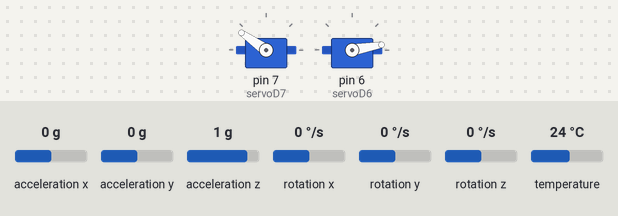
The sketch below on a simulated Arduino Leonardo, built with avr-gcc and run on an emulated ATmega32U4. Parts: 2 × servo. Inputs (shaded band) come from the test bench; at power-on: acceleration x 0 g, acceleration z 1 g, acceleration y 0 g, rotation x 0 °/s, rotation y 0 °/s, rotation z 0 °/s, temperature 24 °C. What the sketch prints to the serial monitor is not drawn.

Above: at 3.5 s.
3.6 s: acceleration x set to -1.4 g
At 4.8 s:
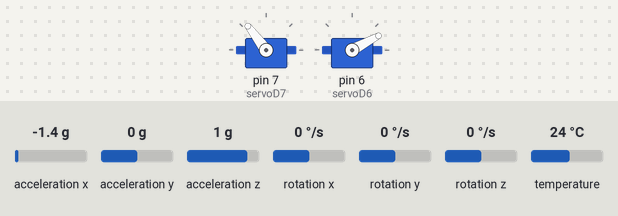
5.1 s: acceleration z set to -1.4 g
At 5.8 s:
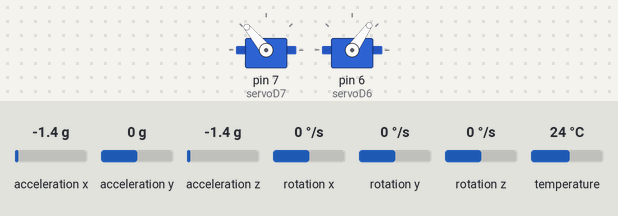
6.6 s: acceleration x set to -0.8 g
At 7.1 s:
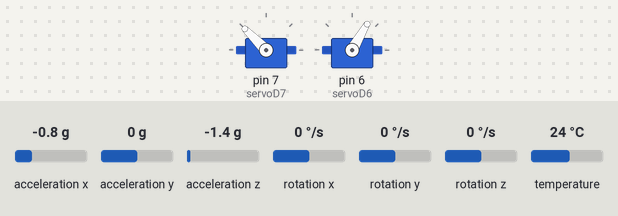
8.1 s: acceleration z set to 0 g
At 9.2 s:
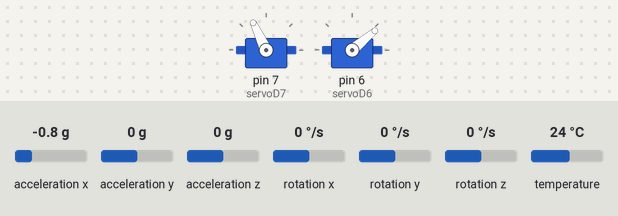
9.6 s: acceleration x set to 0.8 g
At 10.4 s:
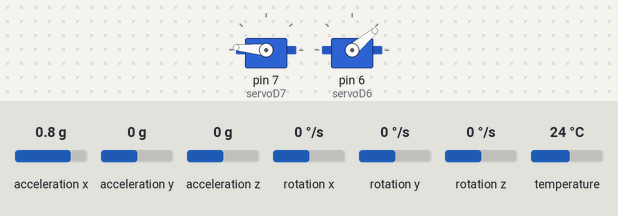
11.1 s: acceleration y set to -1.4 g
At 11.4 s:
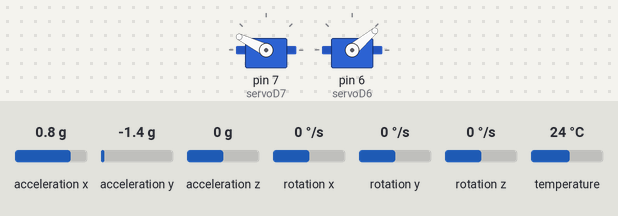
Timing chart, 0 to 13.6 s (numbered marks = the images above; inputs shaded):
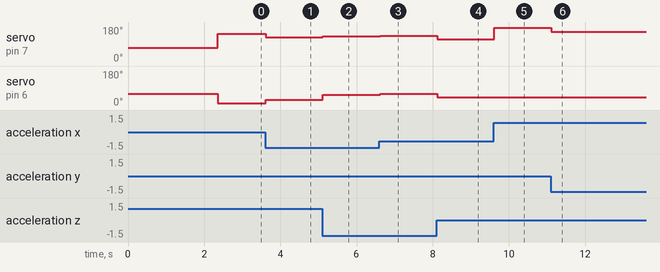

Measured:
- after the input at 3.6 s, servo on pin 7 (servoD7): 145° → 127° at once; servo on pin 6 (servoD6): 10° → 28° at once
- after the input at 5.1 s, servo on pin 7 (servoD7): 127° → 130° at once; servo on pin 6 (servoD6): 28° → 55° at once
- after the input at 6.6 s, servo on pin 7 (servoD7): 130° → 135° at once; servo on pin 6 (servoD6): 55° → 60° at once
- after the input at 8.1 s, servo on pin 7 (servoD7): 135° → 115° at once; servo on pin 6 (servoD6): 60° → 40° at once
- after the input at 9.6 s, servo on pin 7 (servoD7): 115° → 175° at once
- after the input at 11.1 s, servo on pin 7 (servoD7): 175° → 154° at once

The sketch:

thrustvector.ino
```cpp
#include <Adafruit_MPU6050.h>
#include <Adafruit_Sensor.h>
#include <Wire.h>
#include <Servo.h>
#include <math.h>

Adafruit_MPU6050 mpu;

// Offset values for calibration
float offsetX = 0.0;
float offsetY = 0.0;
float offsetZ = 270.0;

Servo servoD7;  // Servo object for pin D5
Servo servoD6;  // Servo object for pin D6

void setup(void) {
  Serial.begin(115200);
  while (!Serial)
    delay(10);  // will pause Zero, Leonardo, etc until serial console opens

  Serial.println("Adafruit MPU6050 test!");

  // Try to initialize!
  if (!mpu.begin()) {
    Serial.println("Failed to find MPU6050 chip");
    while (1) {
      delay(10);
    }
  }
  Serial.println("MPU6050 Found!");

  mpu.setAccelerometerRange(MPU6050_RANGE_8_G);
  Serial.print("Accelerometer range set to: ");
  switch (mpu.getAccelerometerRange()) {
    case MPU6050_RANGE_2_G:
      Serial.println("+-2G");
      break;
    case MPU6050_RANGE_4_G:
      Serial.println("+-4G");
      break;
    case MPU6050_RANGE_8_G:
      Serial.println("+-8G");
      break;
    case MPU6050_RANGE_16_G:
      Serial.println("+-16G");
      break;
  }
  mpu.setGyroRange(MPU6050_RANGE_500_DEG);
  Serial.print("Gyro range set to: ");
  switch (mpu.getGyroRange()) {
    case MPU6050_RANGE_250_DEG:
      Serial.println("+- 250 deg/s");
      break;
    case MPU6050_RANGE_500_DEG:
      Serial.println("+- 500 deg/s");
      break;
    case MPU6050_RANGE_1000_DEG:
      Serial.println("+- 1000 deg/s");
      break;
    case MPU6050_RANGE_2000_DEG:
      Serial.println("+- 2000 deg/s");
      break;
  }

  mpu.setFilterBandwidth(MPU6050_BAND_21_HZ);
  Serial.print("Filter bandwidth set to: ");
  switch (mpu.getFilterBandwidth()) {
    case MPU6050_BAND_260_HZ:
      Serial.println("260 Hz");
      break;
    case MPU6050_BAND_184_HZ:
      Serial.println("184 Hz");
      break;
    case MPU6050_BAND_94_HZ:
      Serial.println("94 Hz");
      break;
    case MPU6050_BAND_44_HZ:
      Serial.println("44 Hz");
      break;
    case MPU6050_BAND_21_HZ:
      Serial.println("21 Hz");
      break;
    case MPU6050_BAND_10_HZ:
      Serial.println("10 Hz");
      break;
    case MPU6050_BAND_5_HZ:
      Serial.println("5 Hz");
      break;
  }

  // Calibrate accelerometer
  calibrateAccelerometer();

  // Attach servos to respective pins
  servoD7.attach(7);  // Pin 5
  servoD6.attach(6);  // Pin 6

  // Set servo initial positions
  servoD7.write(70);
  servoD6.write(60);

  Serial.println("");
  delay(1);
}

void loop() {
  /* Get new sensor events with the readings */
  sensors_event_t a, g, temp;
  mpu.getEvent(&a, &g, &temp);

  /* Apply offset calibration */
  g.gyro.x -= offsetX;
  g.gyro.y -= offsetY;
  g.gyro.z -= offsetZ;

  /* Convert acceleration to degrees */
  float accelX_deg = atan2(a.acceleration.x, sqrt(pow(a.acceleration.y, 2) + pow(a.acceleration.z, 2))) * (180.0 / M_PI);
  float accelY_deg = atan2(a.acceleration.y, sqrt(pow(a.acceleration.x, 2) + pow(a.acceleration.z, 2))) * (180.0 / M_PI);
  float accelZ_deg = atan2(sqrt(pow(a.acceleration.x, 2) + pow(a.acceleration.y, 2)), a.acceleration.z) * (180.0 / M_PI);

  /* Print out the values */
  Serial.print("Acceleration X: ");
  Serial.print(a.acceleration.x);
  Serial.print(" m/s^2, Y: ");
  Serial.print(a.acceleration.y);
  Serial.print(" m/s^2, Z: ");
  Serial.print(a.acceleration.z);
  Serial.println(" m/s^2");

  Serial.print("Rotation X: ");
  Serial.print(g.gyro.x);
  Serial.print(" rad/s, Y: ");
  Serial.print(g.gyro.y);
  Serial.print(" rad/s, Z: ");
  Serial.print(g.gyro.z);
  Serial.println(" rad/s");

  Serial.print("Acceleration X: ");
  Serial.print(accelX_deg);
  Serial.print(" deg, Y: ");
  Serial.print(accelY_deg);
  Serial.print(" deg, Z: ");
  Serial.print(accelZ_deg);
  Serial.println(" deg");

  // Map the acceleration values to servo angles
  int servoAngleD7 = map(accelX_deg, -90, 90, 115, 175);  // Adjusted range for servo on pin 7
  int servoAngleD6 = map(accelZ_deg, 0, 180 , 10, 70);   // Adjusted range for servo on pin 6

  // Set servo positions
  servoD7.write(servoAngleD7);
  servoD6.write(servoAngleD6);

  Serial.print("Servo D7 angle: ");
  Serial.print(servoAngleD7);
  Serial.print(" Servo D6 angle: ");
  Serial.print(servoAngleD6);
  Serial.println();

  Serial.print("Temperature: ");
  Serial.print(temp.temperature);
  Serial.println(" degC");

  delay(0);
}

void calibrateAccelerometer() {
  const uint16_t numSamples = 1000;  // Number of samples to collect for calibration

  float sumX = 0.0;
  float sumY = 0.0;
  float sumZ = 0.0;

  for (uint16_t i = 0; i < numSamples; i++) {
    sensors_event_t a, g, temp;
    mpu.getEvent(&a, &g, &temp);

    sumX += a.acceleration.x;
    sumY += a.acceleration.y;
    sumZ += a.acceleration.z;

    delay(0);
  }

  offsetX = sumX / numSamples;
  offsetY = sumY / numSamples;
  offsetZ = sumZ / numSamples;
}
```
